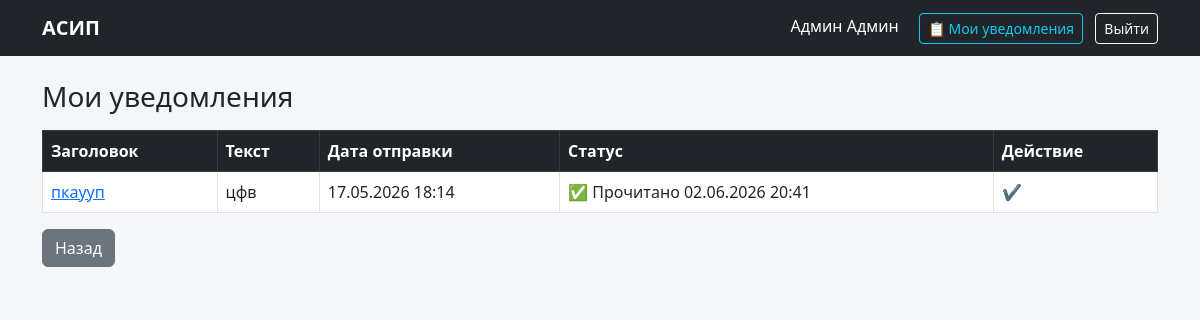
The page /my/ (signed in) on the database its author committed.
### staff/models.py (models this page shows, shortened)
class NotificationLog(models.Model):
    STATUS_CHOICES = (
        ('sent', 'Отправлено'),
        ('read', 'Прочитано'),
    )
    notification = models.ForeignKey(Notification, on_delete=models.CASCADE, verbose_name='Уведомление')
    employee = models.ForeignKey(Employee, on_delete=models.CASCADE, verbose_name='Сотрудник')
    status = models.CharField('Статус', max_length=10, choices=STATUS_CHOICES, default='sent')
    sent_at = models.DateTimeField('Время отправки', auto_now_add=True)
    read_at = models.DateTimeField('Время прочтения', null=True, blank=True)
    class Meta:
        verbose_name = 'Журнал уведомлений'
        verbose_name_plural = 'Журналы уведомлений'

class Notification(models.Model):
    title = models.CharField('Заголовок', max_length=200)
    text = models.TextField('Текст уведомления')
    created_at = models.DateTimeField('Дата создания', auto_now_add=True)
    author = models.ForeignKey(Employee, on_delete=models.SET_NULL, null=True, verbose_name='Автор')
    department_target = models.ForeignKey(Department, on_delete=models.SET_NULL, null=True, blank=True, verbose_name='Отдел-получатель (пусто - всем)')
    is_urgent = models.BooleanField('Срочное', default=False)
    class Meta:
        verbose_name = 'Уведомление'
        verbose_name_plural = 'Уведомления'
        ordering = ['-created_at']

### staff/views.py (the view)
# urls.py: path('my/', views.my_notifications, name='my_notifications'),
@login_required
def my_notifications(request):
    emp = request.user.employee
    logs = NotificationLog.objects.filter(
        employee=emp
    ).select_related('notification').order_by('-sent_at')
    return render(request, 'staff/my_notifications.html', {'logs': logs})

### staff/templates/staff/my_notifications.html (shortened to what this page needs)
{% extends 'staff/base.html' %}
{% block content %}
<h3>Мои уведомления</h3>
<table class="table table-bordered table-hover mt-3">
    <thead class="table-dark">
        <tr>
            <th>Заголовок</th>
            <th>Текст</th>
            <th>Дата отправки</th>
            <th>Статус</th>
            <th>Действие</th>
        </tr>
    </thead>
    <tbody>
        {% for log in logs %}
        <tr class="{% if log.status == 'sent' %}table-warning{% else %}table-default{% endif %}">
            <td>
                <a href="{% url 'staff:notification_detail' log.id %}">
                    {{ log.notification.title }}
                </a>
            </td>
            <td>{{ log.notification.text|truncatechars:100 }}</td>
            <td>{{ log.sent_at|date:"d.m.Y H:i" }}</td>
            <td>
                {% if log.status == 'sent' %}
                ✉️ Не прочитано
                {% else %}
                ✅ Прочитано {{ log.read_at|date:"d.m.Y H:i" }}
                {% endif %}
            </td>
            <td>
                {% if log.status == 'sent' %}
                <a href="{% url 'staff:mark_as_read' log.id %}" class="btn btn-sm btn-primary">Отметить прочитанным</a>
                {% else %}
                <span class="text-success">✔️</span>
                {% endif %}
            </td>
        </tr>
        {% empty %}
        <tr>
            <td colspan="5" class="text-center">Нет уведомлений</td>
        </tr>
        {% endfor %}
    </tbody>
</table>
<a href="{% url 'staff:dashboard' %}" class="btn btn-secondary">Назад</a>
{% endblock %}

### staff/templates/staff/base.html (shortened to what this page needs)
<!DOCTYPE html>
<html lang="ru">
<head>
    <link href="https://cdn.jsdelivr.net/npm/bootstrap@5.3.0/dist/css/bootstrap.min.css" rel="stylesheet">
</head>
<body>
    <nav class="navbar navbar-expand-lg navbar-dark bg-dark">
        <div class="container">
            <a class="navbar-brand" href="{% url 'staff:dashboard' %}">АСИП</a>
            <div class="ms-auto">
                {% if user.is_authenticated %}
                <span class="navbar-text text-white me-3">{{ user.get_full_name|default:user.username }}</span>
                <a href="{% url 'staff:my_notifications' %}" class="btn btn-outline-info btn-sm me-2">📋 Мои
                    уведомления</a>
                <a href="{% url 'staff:logout' %}" class="btn btn-outline-light btn-sm">Выйти</a>
                {% endif %}
            </div>
        </div>
    </nav>
    <div class="container mt-4">
        {% block content %}{% endblock %}
    </div>
</body>
</html>

### staff/templates/staff/base.html (style rules this page uses)
body { background-color: #f4f6f9; }
.navbar-brand { font-weight: bold; }

### rows shown on the page
NotificationLog: notification "пкаууп", notification.text "цфв", sent_at "17.05.2026 18:14", read_at "02.06.2026 20:41"

### other values the page prints
{{ user.get_full_name|default:user.username }} "Админ Админ"
